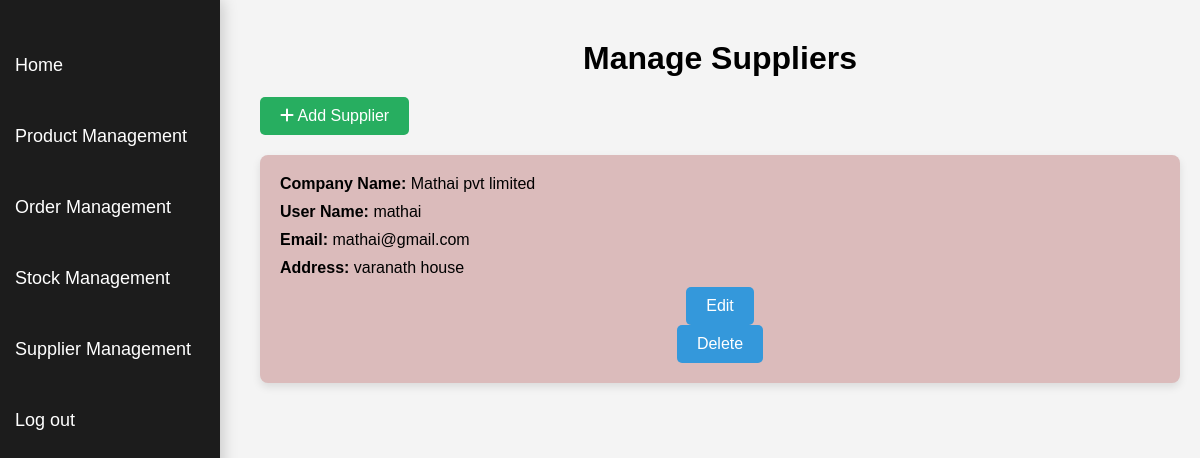
The app's page /manage_suppliers/ with its own data.
### pets/models.py (models this page shows, shortened)
class Supplier(models.Model):
    company_name = models.CharField(max_length=100)
    username = models.CharField(max_length=50, unique=True)
    password = models.CharField(max_length=50)
    email = models.EmailField(unique=True)
    address = models.TextField()

### pets/views.py (the view)
# urls.py: path('manage_suppliers/', manage_suppliers, name='manage_suppliers'),
def manage_suppliers(request):
    suppliers = Supplier.objects.all()
    return render(request, 'manage_suppliers.html', {'suppliers': suppliers})

### pets/templates/manage_suppliers.html (shortened to what this page needs)
{% load static %}
<!DOCTYPE html>
<html lang="en">
<head>
    <link rel="stylesheet" href="https://cdnjs.cloudflare.com/ajax/libs/font-awesome/6.0.0-beta3/css/all.min.css">
</head>
<body>
    <div class="sidebar">
        <a href="{% url 'admin_dashboard' %}">Home</a>
        <a href="{% url 'adminpage' %}">Product Management</a>
        <a href="{% url 'adminorders' %}">Order Management</a>
        <a href="{% url 'stock_management' %}">Stock Management</a>
        <a href="{% url 'manage_suppliers' %}">Supplier Management</a>
        <a href="{% url 'user_logout' %}">Log out</a>
    </div>
    <div class="main-content">
        <h1>Manage Suppliers</h1>
        <a href="{% url 'register_supplier' %}" class="add-supplier-button">
            <i class="fas fa-plus"></i> Add Supplier
        </a>
        <div class="supplier-container">
            {% for supplier in suppliers %}
            <div class="supplier-card">
                <div class="supplier-info"><strong>Company Name:</strong> {{ supplier.company_name }}</div>
                <div class="supplier-info"><strong>User Name:</strong> {{ supplier.username }}</div>
                <div class="supplier-info"><strong>Email:</strong> {{ supplier.email }}</div>
                <div class="supplier-info"><strong>Address:</strong> {{ supplier.address }}</div>
                <a href="{% url 'edit_supplier' supplier.id %}" class="edit-button">Edit</a>
                <a href="{% url 'delete_supplier' supplier.id %}" class="edit-button" onclick="return confirmDelete('{{ supplier.company_name }}');">Delete</a>
            </div>
            {% empty %}
            <p class="no-suppliers">No suppliers found.</p>
            {% endfor %}
        </div>
    </div>
</body>
</html>

### pets/templates/manage_suppliers.html (style rules this page uses)
body { font-family: Arial, sans-serif; background-color: #f4f4f4; margin: 0; padding: 0; display: flex; }
.sidebar { position: fixed; top: 0; left: 0; height: 100%; width: 220px; background-color: #1c1c1c; color: white; padding-top: 20px; box-shadow: 2px 0 15px rgba(0, 0, 0, 0.2); z-index: 1000; }
.sidebar a { display: block; color: white; text-decoration: none; margin: 20px 0; padding: 15px; font-size: 18px; transition: background-color 0.3s; border-radius: 5px; }
.main-content { margin-left: 240px; width: calc(100% - 240px); padding: 20px; }
.supplier-container { display: flex; flex-wrap: wrap; gap: 20px; justify-content: center; }
.supplier-card { background-color: #dbbbbb; border-radius: 8px; box-shadow: 0 4px 8px rgba(0, 0, 0, 0.1); padding: 20px; flex: 1 1 300px; transition: box-shadow 0.3s; display: flex; flex-direction: column; }
.supplier-info { margin-bottom: 10px; font-size: 16px; }
.edit-button { background-color: #3498db; color: #ffffff; border: none; border-radius: 5px; padding: 10px 20px; font-size: 16px; cursor: pointer; transition: background-color 0.3s; text-decoration: none; margin-top: auto; align-self: center; }
.add-supplier-button { background-color: #27ae60; color: #ffffff; border: none; border-radius: 5px; padding: 10px 20px; font-size: 16px; cursor: pointer; transition: background-color 0.3s; text-decoration: none; margin-bottom: 20px; display: inline-block; align-self: flex-end; }
h1 { text-align: center; margin: 20px 0; }

### records on screen
Supplier: company_name "Mathai pvt limited", username "mathai", email "mathai@gmail.com", address "varanath house"
